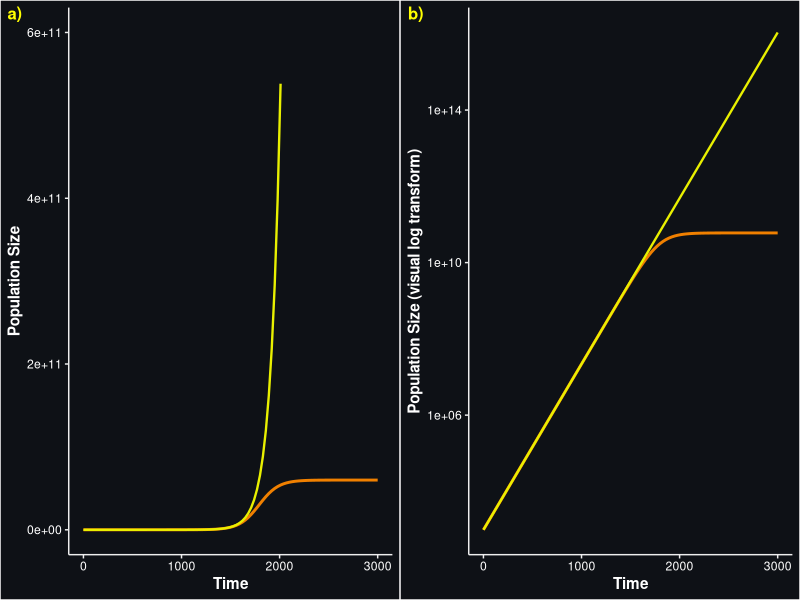

Write the R code that produced this figure.

N0=986.5075
r=0.0100086
K=60000000000

# Population size predicted at t = 4980 under logistic growth: 

logistic_fun <- function(t) {
  N <- (N0*K*exp(r*t))/(K-N0+N0*exp(r*t))
  return(N)
}

logistic_fun(4980) # Outputs 6e+10 (carrying capacity)

# Population size predicted at t = 4980 under exponential growth: 

exponential_fun <- function(t) { 
  N <- N0*exp(r*t)
  return(N)
}

exponential_fun(4980) # Outputs 4.37e+24


## Graph comparing exponential and logistic curves: 

library(ggpubr)

# Plot of exponential vs logistic growth

comparison.plot.basic <- ggplot(data.frame(t = c(0, 5000)), aes(x = t)) + 
  geom_function(fun = logistic_fun, colour = "#f08000", lwd=1) + 
  geom_function(fun = exponential_fun, colour = "#e9f000",lwd=0.8) + 
  xlim(0,3000) + 
  ylim(0,600000000000) + 
  labs(x="Time",y="Population Size") + 
  theme_classic() + 
  theme(plot.background = element_rect(fill = "#0E1116"), 
        panel.background = element_rect(fill = "#0E1116"), 
        axis.text = element_text(colour = "white"), 
        axis.title = element_text(colour = "white", face = "bold"), 
        axis.ticks = element_line(colour = "#eeeeee"), 
        axis.line.x = element_line(colour = "#eeeeee"),
        axis.line.y = element_line(colour = "#eeeeee"))

# Same but with log transform on population size. 

comparison.plot.log <- ggplot(data.frame(t = c(0, 5000)), aes(x = t)) + 
  geom_function(fun = logistic_fun, colour = "#f08000",lwd=1) + 
  geom_function(fun = exponential_fun, colour = "#e9f000",lwd=0.8) + 
  xlim(0,3000) + 
  ylim(0,500000000000) + 
  labs(x="Time",y="Population Size (visual log transform)") + 
  scale_y_continuous(trans='log10') + 
  theme_classic() + 
  theme(plot.background = element_rect(fill = "#0E1116"), 
        panel.background = element_rect(fill = "#0E1116"), 
        axis.text = element_text(colour = "white"), 
        axis.title = element_text(colour = "white", face = "bold"), 
        axis.ticks = element_line(colour = "#eeeeee"), 
        axis.line.x = element_line(colour = "#eeeeee"),
        axis.line.y = element_line(colour = "#eeeeee"))

?legend

# Combine plots using ggpubr package
ggarrange(comparison.plot.basic,comparison.plot.log, nrow = 1, 
          labels = c("a)","b)"), font.label = list(size = 12, color = "yellow"))

?ggarrange

